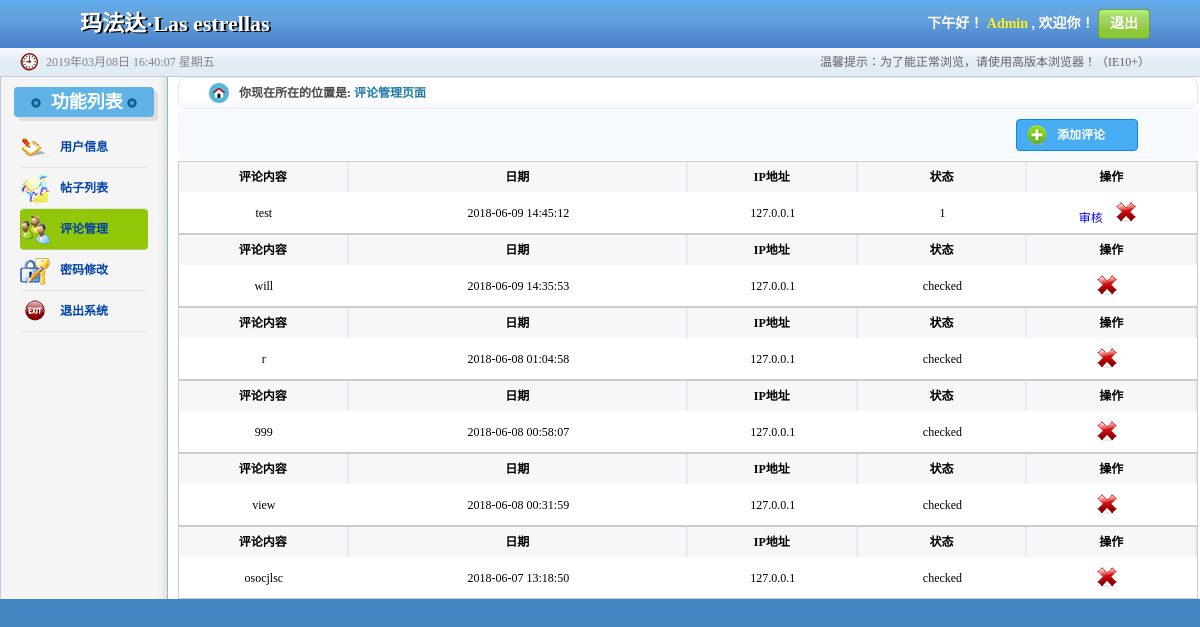
Screenshot of /userList.php with the database file from the repository.
### tables this page shows
CREATE TABLE `review` (
  `review_id` int(10) NOT NULL AUTO_INCREMENT,
  `contents_id` int(10) DEFAULT NULL,
  `content` text,
  `publish_time` datetime DEFAULT NULL,
  `state` varchar(10) DEFAULT NULL,
  `ip` varchar(15) DEFAULT NULL,
  PRIMARY KEY (`review_id`),
  KEY `contents_id` (`contents_id`),
  CONSTRAINT `review_ibfk_1` FOREIGN KEY (`contents_id`) REFERENCES `contents` (`contents_id`)
);

### userList.php (the view, shortened to what this page needs)
<!DOCTYPE html>
<html>
<head lang="en">
    <link rel="stylesheet" href="css/public.css"/>
    <link rel="stylesheet" href="css/style.css"/>
</head>
<body>
    <header class="publicHeader">
        <h1>玛法达·Las estrellas</h1>
        <div class="publicHeaderR">
            <p><span>下午好！</span><span style="color: #fff21b"> Admin</span> , 欢迎你！</p>
            <a href="login.php">退出</a>
        </div>
    </header>
    <section class="publicTime">
        <span id="time">2015年1月1日 11:11  星期一</span>
        <a href="#">温馨提示：为了能正常浏览，请使用高版本浏览器！（IE10+）</a>
    </section>
    <section class="publicMian ">
        <div class="left">
            <h2 class="leftH2"><span class="span1"></span>功能列表 <span></span></h2>
            <nav>
                <ul class="list">
                    <li><a href="billList.php">用户信息</a></li>
                    <li><a href="providerList.php">帖子列表</a></li>
                    <li  id="active"><a href="userList.php">评论管理</a></li>
                    <li><a href="password.php">密码修改</a></li>
                    <li><a href="login.php">退出系统</a></li>
                </ul>
            </nav>
        </div>
        <div class="right">
            <div class="location">
                <strong>你现在所在的位置是:</strong>
                <span>评论管理页面</span>
            </div>
            <div class="search">
                <a href="reviewAdd.php">添加评论</a>
            </div>
            <?php
   $search_sql="select * from review order by review_id desc";
   $result_set=mysql_query($search_sql);
	while($row=mysql_fetch_array($result_set))
	{
   ?>
            <table class="providerTable" cellpadding="0" cellspacing="0">
                <tr class="firstTr">
                    <th width="10%">评论内容</th>
                    <th width="20%">日期</th>
                    <th width="10%">IP地址</th>
                    <th width="10%">状态</th>
                    <th width="10%">操作</th>
                </tr>
                <tr>
                    <td><?php echo $row['content']?></td>
                    <td><?php echo $row['publish_time']?></td>
                    <td><?php echo $row['ip']?></td>
                    <td><?php echo $row['state']?></td>
                    <td>
                    <?php if($row['state']=="1"){
                    	echo "<a href='review_verify.php?review_id=".$row["review_id"]."'>审核</a>";
                    }
                    ?>
                        <a href="reviewDelete.php?review_id=<?php echo $row['review_id']?>"><img src="img/schu.png" alt="删除" title="删除"/></a>
                    </td>
                </tr>
            </table>
<?php
  }
?>
        </div>
    </section>
</body>
</html>

### css/public.css (style rules this page uses)
* { margin: 0; padding: 0; }
body { font-size: 12px; background: #4287c2; }
a { text-decoration: none; }
li { list-style: none; }
.publicHeader { height: 48px; line-height: 48px; font-size: 14px; background: linear-gradient(to bottom,#60acf0,#64a5df,#62a0dd,#5994d6,#4f8ace,#4880ca); background:-webkit-linear-gradient(to bottom,#60acf0,#64a5df,#62a0dd,#5994d6,#4f8ace,#4880ca); background:-moz-linear-gradient(to bottom,#60acf0,#64a5df,#62a0dd,#5994d6,#4f8ace,#4880ca); background:-ms-linear-gradient(to bottom,#60acf0,#64a5df,#62a0dd,#5994d6,#4f8ace,#4880ca); }
.publicHeader h1 { float: left; color: #fff; font-size: 22px; padding-left:80px; text-shadow: 2px 1px #000; background: url("../img/buy.png") 30px center no-repeat; }
.publicHeaderR { float: right; color: #fff; margin-right: 50px; }
.publicHeaderR p { display: inline-block; font-weight: bold; }
.publicHeaderR a { width: 50px; height: 28px; display: inline-block; border: 1px solid #679e43; background: linear-gradient(to bottom,#baf076,#a2d866,#9cd055,#8dc838,#8bc93a); line-height: 28px; text-align: center; border-radius: 4px; font-weight: bold; color: #fff; }
.publicTime { height: 28px; line-height: 28px; font-size: 12px; background: linear-gradient(to bottom,#f5f9f8,#eef2fb,#e2ecf5,#e2ecf5,#e0edf6); padding-left: 20px; color: #808589; }
#time { float: left; background: url("../img/time.png") 0 center no-repeat; padding-left: 26px; }
.publicTime a { float: right; margin-right: 50px; color: #626367; }
.publicMian { border-top: 1px solid #c2ccd5; display: flex; display: -webkit-flex; background: #fff; }
.left { width: 168px; background: url("../img/leftBg.png") 0 0 repeat-y; margin-right: 10px; min-height: 520px; }
.leftH2 { width: 140px; height: 30px; border-radius: 4px; line-height: 30px; text-align: center; color: #fff; background: #60b3e7; margin: 10px auto; box-shadow:4px 4px rgba(212,212,212,0.7); }
.leftH2 span { width: 10px; height: 10px; display: inline-block; background: radial-gradient(#70c2f4,#3a8dc1, #035384, #4696c7,#83d1f5); border-radius: 50%; }
.span1 { margin-right: 10px; }
.list { margin: 0 20px; font-weight: bold; }
.list li { height: 40px; line-height: 40px; border-bottom: 1px solid rgba(212,212,212,0.5) ; }
.list li:nth-child(1) { background: url("../img/zd.png") 0 center no-repeat; }
.list li:nth-child(2) { background: url("../img/gys.png") 0 center no-repeat; }
.list li:nth-child(3) { background: url("../img/yh.png") 0 center no-repeat; }
.list li:nth-child(4) { background: url("../img/mm.png") 0 center no-repeat; }
.list li:nth-child(5) { background: url("../img/tc.png") 0 center no-repeat; }
.list li:active, #active { background-color: #92c609; border-radius: 4px; }
.list a { color: #0042a8; display: inline-block; padding-left: 40px; width: 90%; }
.right { width: 85%; }
.location { height: 30px; line-height: 30px; border: 1px solid #e6eaf6; border-radius: 8px; background: linear-gradient(to bottom, #fefefe,#ffffff,#f6fafd); color: #4a4a4a; padding-left: 30px; }
.location strong { background: url("../img/home.png") 0 center no-repeat; display: inline-block; padding-left: 30px; }
.location span { color: #2179a9; font-weight: bold; }
.search { height:50px; line-height:50px; background: #f6fafd; padding-left: 24px; color: #000; }
.search a { width: 80px; padding-left:40px; float: right; margin: 10px 60px; height: 30px; line-height: 30px; border: 1px solid #0c89de; border-radius: 4px; color: #fff; font-weight: bold; background:#47acf1 url("../img/tianjia.png") 10px center no-repeat; display: inline-block; }

### css/style.css (style rules this page uses)
* { margin: 0; padding: 0; }
.providerTable { width: 100%; border: 1px solid #ccc; }
.providerTable tr { height: 30px; line-height: 30px; text-align: center; }
.providerTable tr:nth-child(odd) { background: #f6f7f9; }
.firstTr { border: 1px solid #d6dfe6; background: linear-gradient(to bottom, #f3f8fc, #ebf4f9, #e3f1fa, #e0f0fd, #d8e9fd); }
.firstTr th { border-right: 2px solid rgba(209, 218, 223, 0.4); }
.providerTable td a { margin-top: 10px; display: inline-block; margin-right: 10px; }

### rows the page displays
review: content "test", publish_time "2018-06-09 14:45:12", ip "127.0.0.1", state "1"
review: content "will", publish_time "2018-06-09 14:35:53", ip "127.0.0.1", state "checked"
review: content "r", publish_time "2018-06-08 01:04:58", ip "127.0.0.1", state "checked"
review: content "999", publish_time "2018-06-08 00:58:07", ip "127.0.0.1", state "checked"
review: content "view", publish_time "2018-06-08 00:31:59", ip "127.0.0.1", state "checked"
review: content "osocjlsc", publish_time "2018-06-07 13:18:50", ip "127.0.0.1", state "checked"
